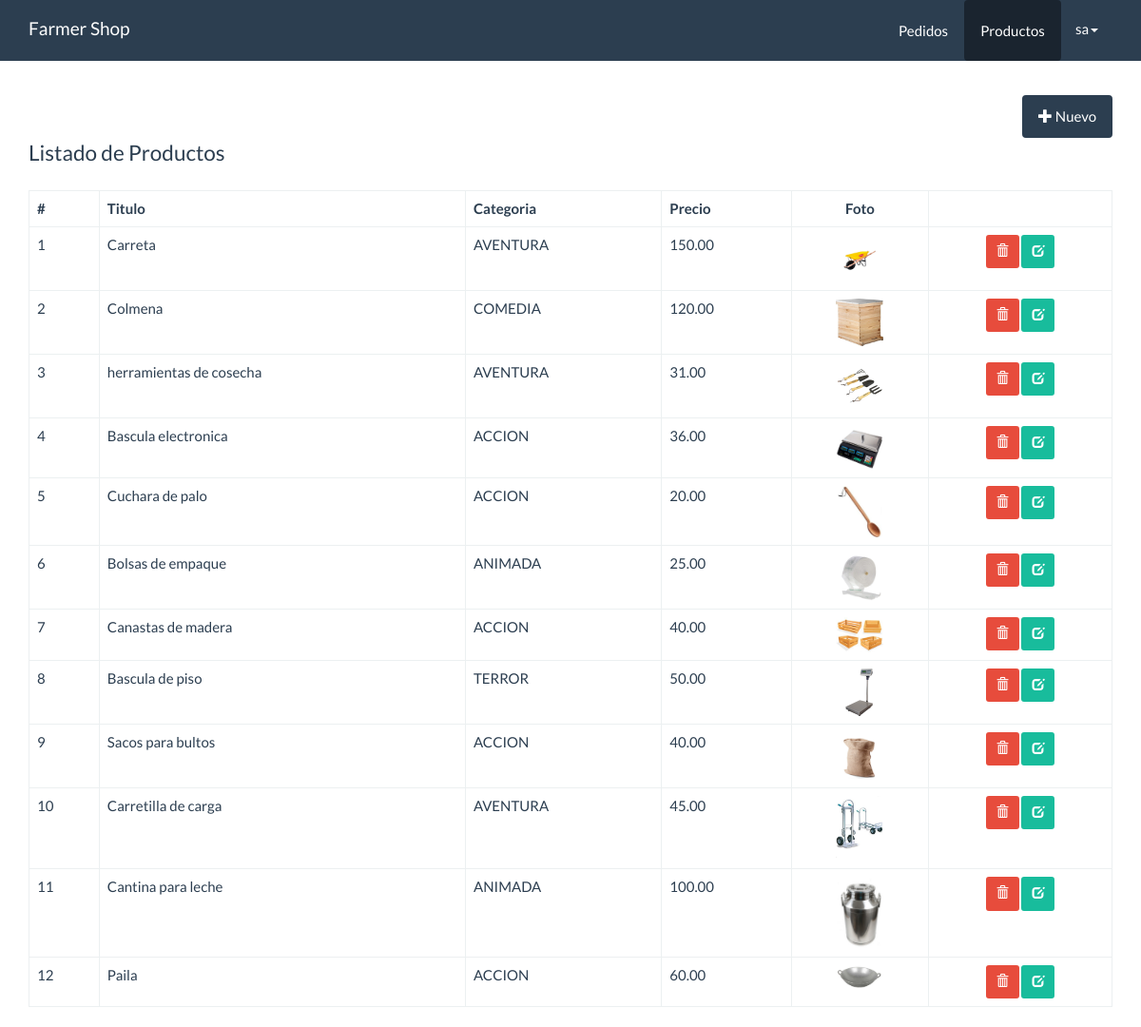
The page /panel/peliculas/index.php (signed in) on the database as committed earlier.
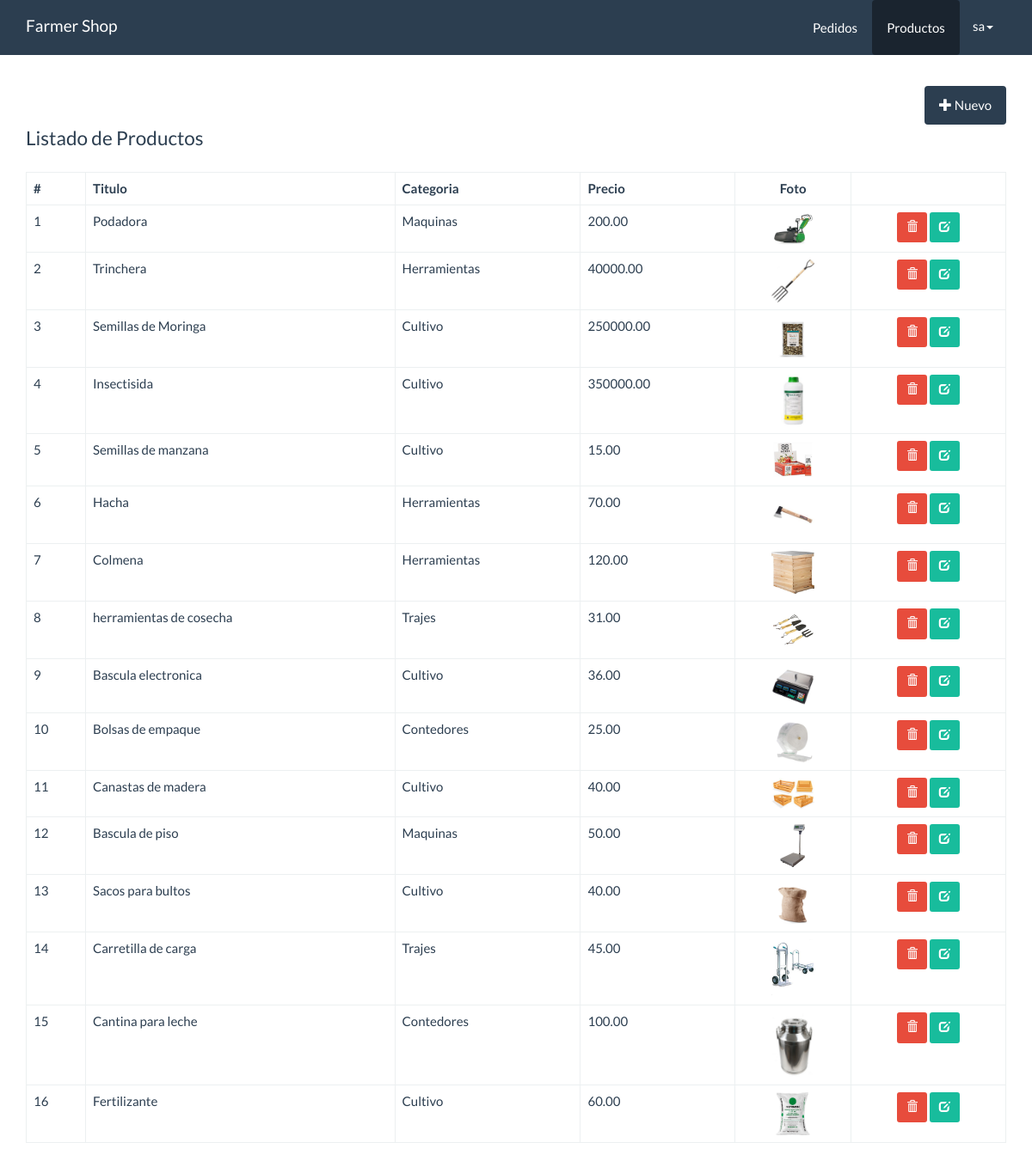
The same page on the database as committed later.
### tables this page shows
CREATE TABLE `peliculas` (
  `id` int(11) NOT NULL,
  `titulo` varchar(80) NOT NULL,
  `descripcion` varchar(300) NOT NULL,
  `foto` varchar(100) NOT NULL,
  `precio` decimal(10,2) NOT NULL,
  `categoria_id` int(10) NOT NULL,
  `fecha` date NOT NULL,
  `estado` int(11) NOT NULL DEFAULT 1
);

CREATE TABLE `categorias` (
  `id` int(10) NOT NULL,
  `nombre` varchar(50) NOT NULL
);

### src/Pelicula.php (called while the page is built, shortened)
<?php
class Pelicula{
    private $cn = null;
    public function __construct(){
        $this->config = parse_ini_file(__DIR__.'/../config.ini') ;
        $this->cn = new \PDO( $this->config['dns'], $this->config['usuario'],$this->config['clave'],array(
            \PDO::MYSQL_ATTR_INIT_COMMAND => 'SET NAMES utf8'
        ));
    }
    public function mostrar(){
        $sql = "SELECT peliculas.id, titulo, descripcion,foto,nombre,precio,fecha,estado FROM peliculas
        INNER JOIN categorias
        ON peliculas.categoria_id = categorias.id ORDER BY peliculas.id DESC
        ";
        $resultado = $this->cn->prepare($sql);
        if($resultado->execute())
            return $resultado->fetchAll();
        return false;
    }
}

### panel/peliculas/index.php (the view, shortened to what this page needs)
<!DOCTYPE html>
<html lang="en">
  <head>
    <link rel="stylesheet" href="../../assets/css/bootstrap.min.css">
    <link rel="stylesheet" href="../../assets/css/estilos.css">
  </head>
  <body>
    <nav class="navbar navbar-default navbar-fixed-top">
      <div class="container">
        <div class="navbar-header">
          <a class="navbar-brand" href="../dashboard.php">Farmer Shop</a>
        </div>
        <div id="navbar" class="navbar-collapse collapse">
          <ul class="nav navbar-nav pull-right">
            <li>
              <a href="../pedidos/index.php" class="btn">Pedidos</a>
            </li>
            <li class="active">
              <a href="index.php" class="btn">Productos</a>
            </li>
            <li class="dropdown">
                <a href="#" class="dropdown-toggle" data-toggle="dropdown" role="button" aria-haspopup="true" aria-expanded="false"><?php print $_SESSION['usuario_info']['nombre_usuario']; ?><span class="caret"></span></a>
            </li>
          </ul>
        </div>
      </div>
    </nav>
    <div class="container" id="main">
        <div class="row">
          <div class="col-md-12">
              <div class="pull-right">
                <a href="form_registrar.php" class="btn btn-primary"><span class="glyphicon glyphicon-plus"></span> Nuevo</a>
              </div>
          </div>
        </div>
        <div class="row">
          <div class="col-md-12">
             <fieldset>
              <legend>Listado de Productos</legend>
                <table class="table table-bordered">
                  <thead>
                    <tr>
                      <th>#</th>
                      <th>Titulo</th>
                      <th>Categoria</th>
                      <th>Precio</th>
                      <th class="text-center">Foto</th>
                      <th></th>
                    </tr>
                  </thead>
                  <tbody>
                    <?php
                      $pelicula = new Kawschool\Pelicula;
                      $info_pelicula = $pelicula->mostrar();
                      $cantidad = count($info_pelicula);
                      if($cantidad > 0){
                        $c=0;
                      for($x =0; $x < $cantidad; $x++){
                        $c++;
                        $item = $info_pelicula[$x];
                    ?>
                    <tr>
                      <td><?php print $c?></td>
                      <td><?php print $item['titulo']?></td>
                      <td><?php print $item['nombre']?></td>
                      <td><?php print $item['precio']?></td>
                      <td class="text-center">
                        <?php
                          $foto = '../../upload/'.$item['foto'];
                          if(file_exists($foto)){
                        ?>
                          <img src="<?php print $foto; ?>" width="50">
                      <?php }else{?>
                          SIN FOTO
                      <?php }?>
                      </td>
                      <td class="text-center">
                        <a href="../acciones.php?id=<?php print $item['id'] ?>" class="btn btn-danger btn-sm"><span class="glyphicon glyphicon-trash"></span></a>
                        <a href="form_actualizar.php?id=<?php print $item['id']  ?>" class="btn btn-success btn-sm"><span class="glyphicon glyphicon-edit"></span></a>
                      </td>
                    </tr>
                    <?php
                      }
                    }else{
                    ?>
                    <tr>
                      <td colspan="6">NO HAY REGISTROS</td>
                    </tr>
                    <?php }?>
                  </tbody>
                </table>
             </fieldset>
          </div>
        </div>
    </div>
  </body>
</html>

Rows that differ between the two databases and show on the page:
removed peliculas: titulo "Cuchara de palo", categoria.nombre "ACCION", precio "20.00", foto (picture)
added peliculas: titulo "Podadora", categoria.nombre "Maquinas", precio "200.00", foto (picture)
added peliculas: titulo "Trinchera", categoria.nombre "Herramientas", precio "40000.00", foto (picture)
added peliculas: titulo "Semillas de Moringa", categoria.nombre "Cultivo", precio "250000.00", foto (picture)
added peliculas: titulo "Insectisida", categoria.nombre "Cultivo", precio "350000.00", foto (picture)
added peliculas: titulo "Semillas de manzana", categoria.nombre "Cultivo", precio "15.00", foto (picture)
changed peliculas: titulo "Carreta" → "Hacha"; categoria.nombre "AVENTURA" → "Herramientas"; precio "150.00" → "70.00"; foto: a different picture
changed through a linked row, peliculas "Colmena": categoria.nombre "COMEDIA" → "Herramientas"
changed through a linked row, peliculas "herramientas de cosecha": categoria.nombre "AVENTURA" → "Trajes"
changed through a linked row, peliculas "Bascula electronica": categoria.nombre "ACCION" → "Cultivo"
changed through a linked row, peliculas "Bolsas de empaque": categoria.nombre "ANIMADA" → "Contedores"
changed through a linked row, peliculas "Canastas de madera": categoria.nombre "ACCION" → "Cultivo"
changed through a linked row, peliculas "Bascula de piso": categoria.nombre "TERROR" → "Maquinas"
changed through a linked row, peliculas "Sacos para bultos": categoria.nombre "ACCION" → "Cultivo"
changed through a linked row, peliculas "Carretilla de carga": categoria.nombre "AVENTURA" → "Trajes"
changed through a linked row, peliculas "Cantina para leche": categoria.nombre "ANIMADA" → "Contedores"
changed peliculas: titulo "Paila" → "Fertilizante"; categoria.nombre "ACCION" → "Cultivo"; foto: a different picture
